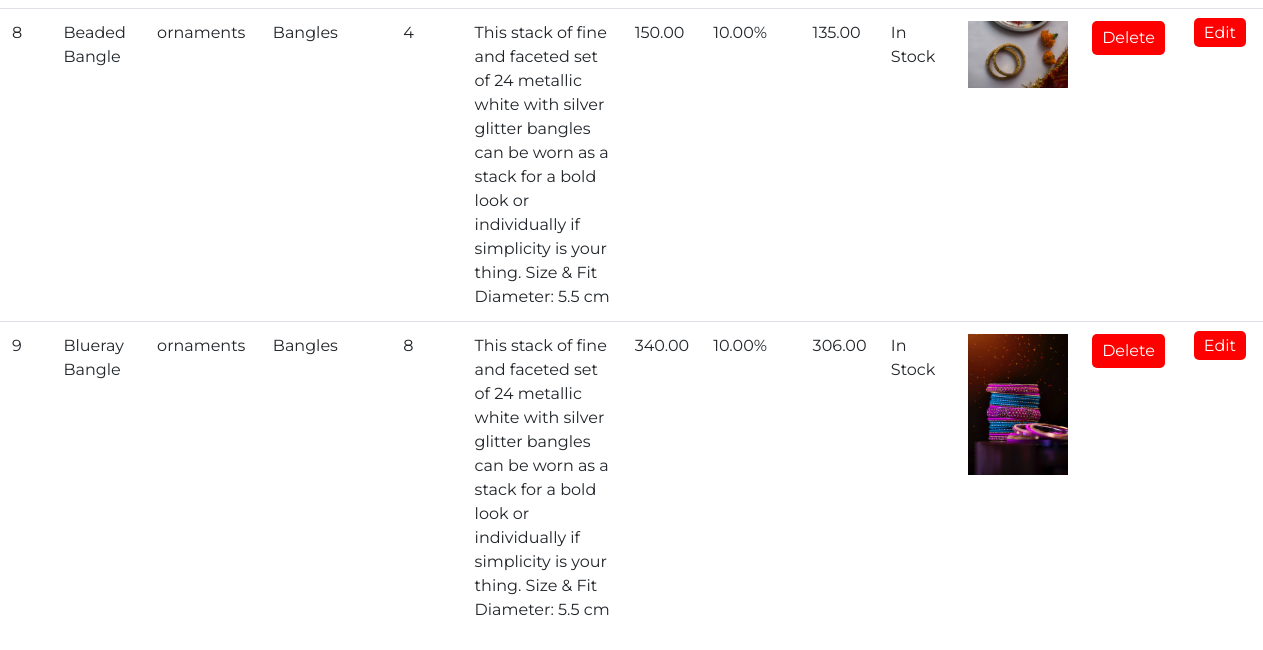
The page /viewproduct/ (signed in, lower part) on the database as committed earlier.
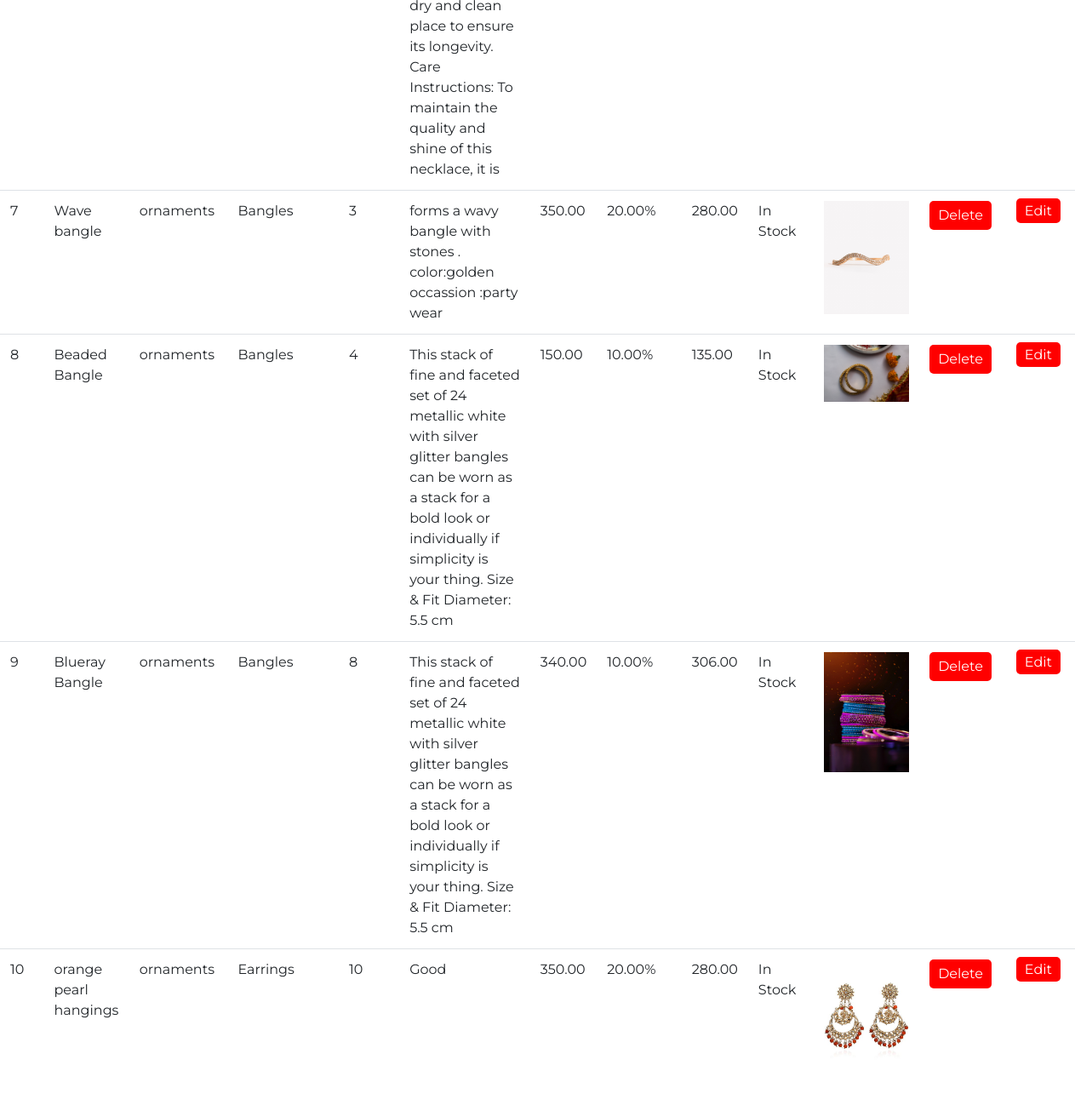
The same page on the database as committed later.
### firstapp/models.py (models this page shows, shortened)
class Product1(models.Model):
    product_name = models.CharField(max_length=255)
    category = models.ForeignKey(Category1, on_delete=models.CASCADE)  # Use ForeignKey to relate to Category
    subcategory = models.ForeignKey(Subcategory1, on_delete=models.CASCADE)  # Use ForeignKey to relate to Subcategory
    stock = models.PositiveIntegerField(default=1, null=True)
    description = models.TextField()
    price = models.DecimalField(max_digits=10, decimal_places=2)
    discount = models.DecimalField(max_digits=5, decimal_places=2, default=0.0)
    sale_price = models.DecimalField(max_digits=10, decimal_places=2, editable=False)
    product_image = models.ImageField(upload_to='product_images/')
    STATUS_CHOICES = [
        ('In Stock', 'In Stock'),
        ('Out of Stock', 'Out of Stock'),
    ]
    status = models.CharField(max_length=20, choices=STATUS_CHOICES, default='In Stock')

class Category1(models.Model):
    name = models.CharField(max_length=100)
    def __str__(self):
        return self.name

class Subcategory1(models.Model):
    name = models.CharField(max_length=100)
    category = models.ForeignKey(Category1, on_delete=models.CASCADE)
    def __str__(self):
        return self.name

### firstapp/views.py (the view)
# urls.py: path('viewproduct/', views.view_product, name='viewproduct'),
@login_required
def view_product(request):
    products = Product1.objects.all()  # Retrieve all products from the database
    return render(request, 'viewproduct.html', {'products': products})

### templates/viewproduct.html (shortened to what this page needs)
{% load static %}
<!DOCTYPE html>
<html>
<head>
    <head>
        <link rel="stylesheet" type="text/css" href="{% static 'css/bootstrap.css' %}" />
        <link href="{% static 'css/font-awesome.min.css' %}" rel="stylesheet" />
        <link rel="stylesheet" type="text css" href="https://code.jquery.com/ui/1.12.1/themes/base/jquery-ui.css">
        <link href="{% static 'css/style.css' %}" rel="stylesheet" />
        <link href="{% static 'css/responsive.css' %}" rel="stylesheet">
    </head>
<body class="sub_page">
    <div class="hero_area">
    <table class="table">
        <tbody>
            {% for product in products %}
                <tr>
                    <td>{{ forloop.counter }}</td>
                    <td>{{ product.product_name }}</td>
                    <td>{{ product.category }}</td>
                    <td>{{ product.subcategory }}</td>
                    <td>{{ product.stock }}</td>
                    <td>{{ product.description }}</td>
                    <td>{{ product.price }}</td>
                    <td>{{ product.discount }}%</td>
                    <td>{{ product.sale_price }}</td>
                    <td>{{ product.status }}</td>
                    <td>
                    {% if product.product_image %}
    <img src="{{ product.product_image.url }}" width="100">
{% endif %}</td>
<td>
    <form action="{% url 'delete_product' product.id %}" method="post">
        <button type="submit" class="delete-button">Delete</button>
    </form>
</td>
    <td>
    <a class="edit-button" href="{% url 'edit_product' product.id %}">Edit</a>
</td>
                </tr>
            {% endfor %}
        </tbody>
    </table>
</body>
</html>

Rows that differ between the two databases and show on the page:
now on this page (row unchanged): Product1: product_name "Wave bangle", category "ornaments", subcategory "Bangles", stock "3", description "forms a wavy bangle with stones . color:golden occassion :party wear", price "350.00", discount "20.00", sale_price "280.00", status "In Stock", product_image (picture)
added Product1: product_name "orange pearl hangings", category "ornaments", subcategory "Earrings", stock "10", description "Good", price "350.00", discount "20.00", sale_price "280.00", status "In Stock", product_image (picture)
